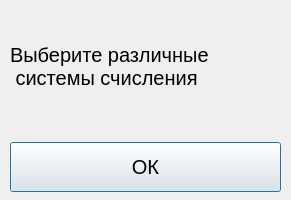
<?xml version="1.0" encoding="UTF-8"?>
<ui version="4.0">
 <class>SsError</class>
 <widget class="QDialog" name="SsError">
  <property name="geometry">
   <rect>
    <x>0</x>
    <y>0</y>
    <width>291</width>
    <height>200</height>
   </rect>
  </property>
  <property name="minimumSize">
   <size>
    <width>291</width>
    <height>200</height>
   </size>
  </property>
  <property name="maximumSize">
   <size>
    <width>291</width>
    <height>200</height>
   </size>
  </property>
  <property name="windowTitle">
   <string>ОШИБКА</string>
  </property>
  <property name="windowIcon">
   <iconset>
    <normaloff>Test-case.ico</normaloff>Test-case.ico</iconset>
  </property>
  <widget class="QWidget" name="verticalLayoutWidget">
   <property name="geometry">
    <rect>
     <x>10</x>
     <y>0</y>
     <width>271</width>
     <height>211</height>
    </rect>
   </property>
   <layout class="QVBoxLayout" name="verticalLayout">
    <item>
     <widget class="QLabel" name="error_text">
      <property name="enabled">
       <bool>true</bool>
      </property>
      <property name="minimumSize">
       <size>
        <width>0</width>
        <height>100</height>
       </size>
      </property>
      <property name="maximumSize">
       <size>
        <width>16777215</width>
        <height>50</height>
       </size>
      </property>
      <property name="font">
       <font>
        <pointsize>15</pointsize>
       </font>
      </property>
      <property name="text">
       <string>Выберите различные
 системы счисления</string>
      </property>
      <property name="alignment">
       <set>Qt::AlignLeading|Qt::AlignLeft|Qt::AlignTop</set>
      </property>
     </widget>
    </item>
    <item>
     <widget class="QPushButton" name="ok">
      <property name="sizePolicy">
       <sizepolicy hsizetype="Minimum" vsizetype="Fixed">
        <horstretch>0</horstretch>
        <verstretch>0</verstretch>
       </sizepolicy>
      </property>
      <property name="minimumSize">
       <size>
        <width>0</width>
        <height>50</height>
       </size>
      </property>
      <property name="font">
       <font>
        <pointsize>15</pointsize>
       </font>
      </property>
      <property name="text">
       <string>ОК</string>
      </property>
     </widget>
    </item>
   </layout>
  </widget>
 </widget>
 <resources/>
 <connections/>
</ui>
